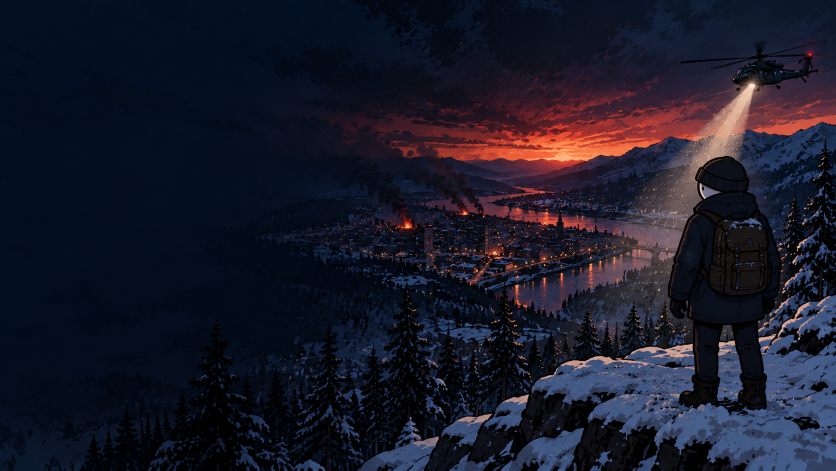
#> input picture piloto/v12-resident-evil/thumb/base_gpt.png, 1672 x 941 px (shown at 1/2 size)
$ python gerar_thumb.py
#> lines starting #> are read from the running program, lines starting #| are printed output that depends on the picture
"""Miniatura 1280x720: base (thumb/base_gpt.png) + texto amarelo com contorno preto por código, no terço esquerdo.

  python piloto/v12-resident-evil/gerar_thumb.py

O texto é sempre por código (a IA erra letras).
"""

from pathlib import Path

from PIL import Image, ImageDraw, ImageFont

AQUI = Path(__file__).resolve().parent
BASE = AQUI / "thumb" / "base_gpt.png"
DESTINO = AQUI / "thumb" / "thumb_1.jpg"
LINHAS = ["ONE NIGHT", "LEFT"]  # não repete o título palavra por palavra
FONTE = "C:/Windows/Fonts/impact.ttf"
LARG_MAX = 600  # o terço esquerdo da base está livre para o texto


def main() -> None:
    img = Image.open(BASE).convert("RGB")
#> img is the input picture: PIL image 1672x941 RGB; mean R, G, B 25.5, 26.2, 41
    w, h = img.size
#> w = 1672; h = 941
    alvo_h = round(w * 9 / 16)
#> alvo_h = 940
    if abs(h - alvo_h) > 2:
        top = max((h - alvo_h) // 2, 0)
        img = img.crop((0, top, w, top + alvo_h))
    img = img.resize((1280, 720), Image.LANCZOS)
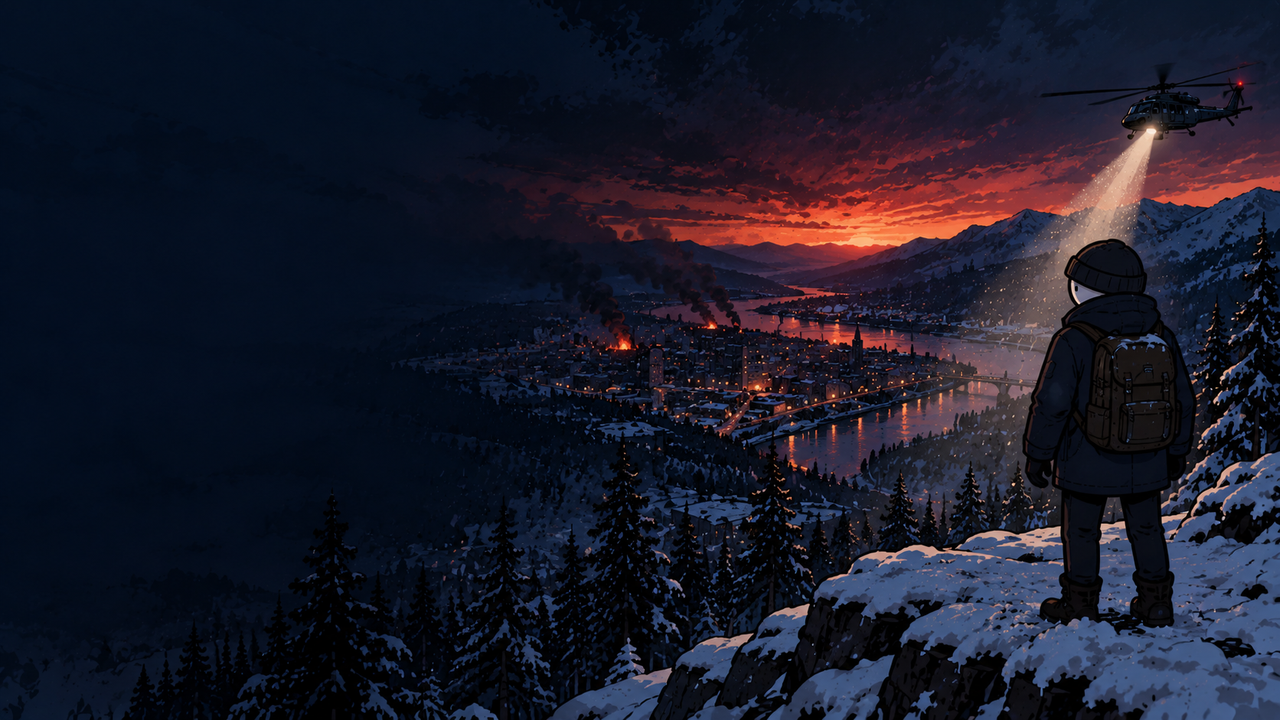
#> img: PIL image 1280x720 RGB; mean R, G, B 25.5, 26.3, 41
    d = ImageDraw.Draw(img)
    tam = 170
    fonte = ImageFont.truetype(FONTE, tam)
    while max(d.textlength(l, font=fonte) for l in LINHAS) > LARG_MAX:
        tam -= 6
        fonte = ImageFont.truetype(FONTE, tam)
#> this loop made 11 passes
#> tam on passes 1 to 11: 164, 158, 152, 146, 140, 134, 128, 122, 116, 110, 104
#> after the loop, tam = 104
    y = (720 - len(LINHAS) * tam * 1.05) / 2
#> y = 250.8
    for linha in LINHAS:
        x = 50
        d.text((x + 8, y + 10), linha, font=fonte, fill=(0, 0, 0), stroke_width=12, stroke_fill=(0, 0, 0))
        d.text((x, y), linha, font=fonte, fill=(255, 230, 0), stroke_width=12, stroke_fill=(0, 0, 0))
        y += tam * 1.05
#> this loop made 2 passes
#> y on passes 1 to 2: 360, 469.2
#> after the loop, y = 469.2
    img.save(DESTINO, quality=95)
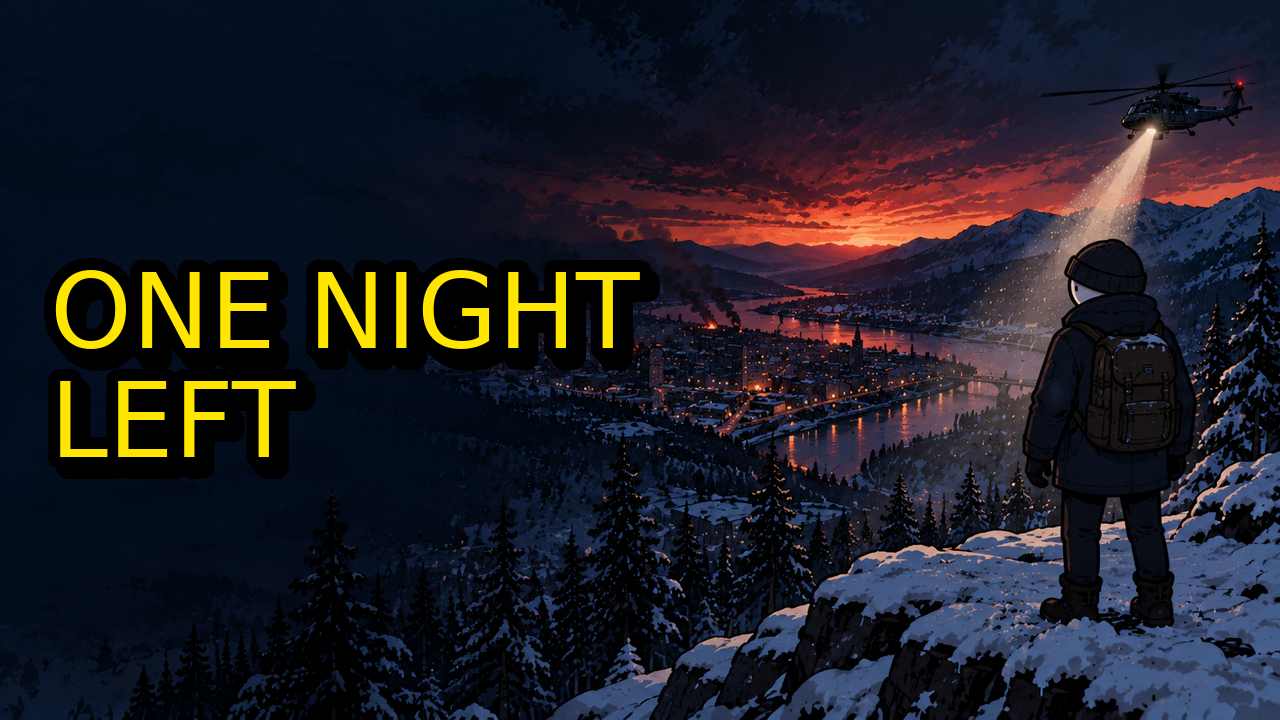
#> saved as thumb_1.jpg: PIL image 1280x720 RGB; mean R, G, B 30.3, 29.7, 38.3
    print("ok", DESTINO)


if __name__ == "__main__":
    main()
